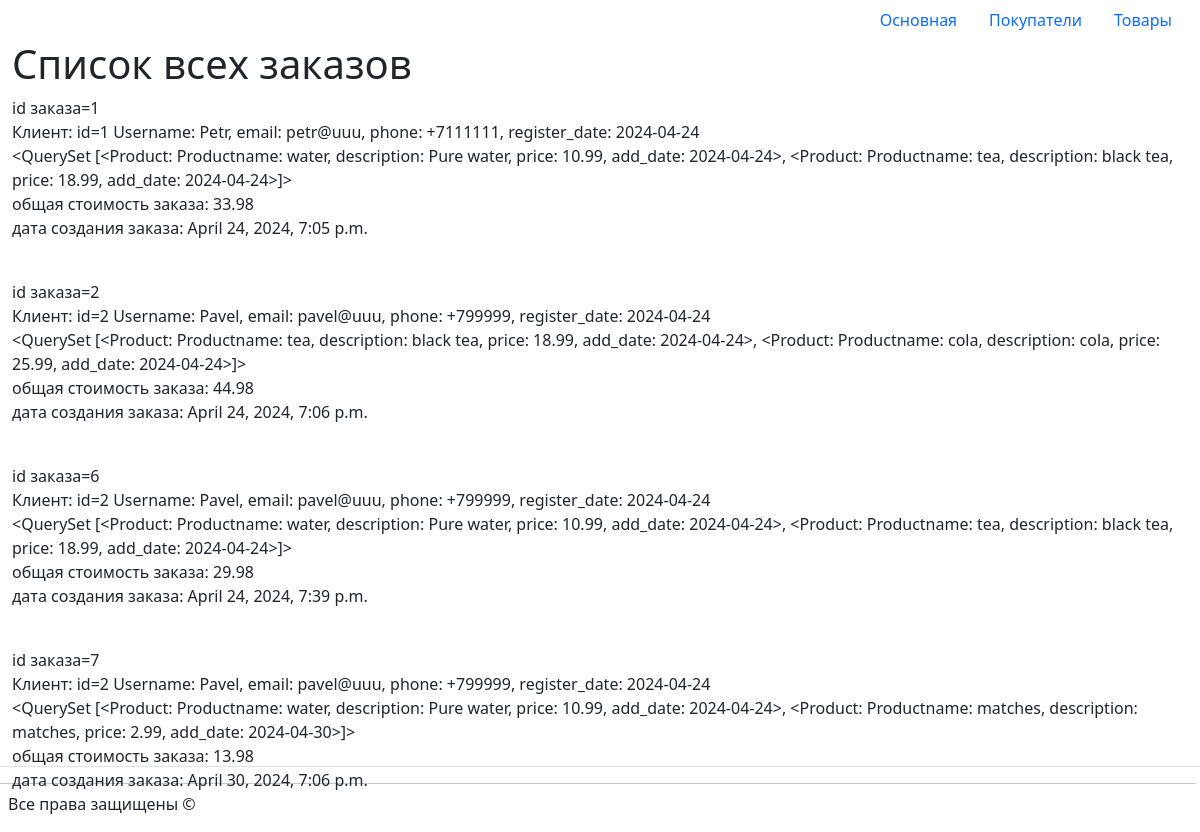
Screenshot of /orders/ with the database file from the repository.
### marketapp/models.py (models this page shows, shortened)
class Order(models.Model):
    customer = models.ForeignKey(User, on_delete=models.CASCADE)
    products = models.ManyToManyField(Product)
    date_ordered = models.DateTimeField(auto_now_add=True)
    total_price = models.DecimalField(max_digits=8, decimal_places=2)

class User(models.Model):
    name = models.CharField(max_length=100)
    email = models.EmailField()
    phone = models.CharField(max_length=20)
    address = models.CharField(max_length=100)
    register_date = models.DateField(auto_now_add=True)
    def __str__(self):
        return f'Username: {self.name}, email: {self.email}, phone: {self.phone}, register_date: {self.register_date}'

class Product(models.Model):
    name = models.CharField(max_length=100)
    description = models.TextField()
    price = models.DecimalField(max_digits=8, decimal_places=2)
    stock = models.DecimalField(max_digits=8, decimal_places=2)
    add_date = models.DateField(auto_now_add=True)
    image_product = models.ImageField(upload_to="images/")
    def __str__(self):
        return f'Productname: {self.name}, description: {self.description}, price: {self.price}, add_date: {self.add_date}'

### marketapp/views.py (the view)
# urls.py: path('orders/', views.orders, name='orders'),                              # вывод всех заказов
def orders(request):
    products_all = []
    orders = Order.objects.all()
    context = {
        'orders': orders
    }
    return render(request, 'marketapp/orders.html', context=context)

### marketapp/templates/marketapp/orders.html (shortened to what this page needs)
{% extends 'marketapp/base.html' %}
{% block content %}
<h1>Список всех заказов</h1>
    {% for order in orders %}
        <p>
            id заказа={{ order.id }} <br>
            Клиент: id={{order.customer.id}} {{ order.customer }} <br>
            {{ order.products.all }}
            <br> общая стоимость заказа: {{ order.total_price }} <br>
            дата создания заказа: {{ order.date_ordered }} <br>
        </p>
        <br>
    {% endfor %}
{% endblock %}

### marketapp/templates/marketapp/base.html (shortened to what this page needs)
<!doctype html>
<html lang="ru">
<head>
<link rel="stylesheet" href="/static/css/bootstrap.min.css">
</head>
<body>
<div class="container-fluid">
<ul class="nav nav-pills justify-content-end align-items-end">
<li class="nav-item"><a href="/" class="nav-link">Основная</a></li>
<li class="nav-item"><a href="/users/" class="nav-link">Покупатели</a></li>
<li class="nav-item"><a href="/products/" class="nav-link">Товары</a></li>
</ul>
{% block content %}{% endblock %}
<div class="row fixed-bottom modal-footer">
<hr>
<p>Все права защищены &copy;</p>
</div>
</div>
</body>
</html>

### rows the page displays
Order: id "1", customer.id "1", customer "Username: Petr, email: petr@uuu, phone: +7111111, register_date: 2024-04-24", products.all "<QuerySet [<Product: Productname: water, description: Pure water, price: 10.99, add_date: 2024-04-24>, <Product: Productname: tea, description: black tea, price: 18.99, add_date: 2024-04-24>]>", total_price "33.98", date_ordered "April 24, 2024, 7:05 p.m."
Order: id "2", customer.id "2", customer "Username: Pavel, email: pavel@uuu, phone: +799999, register_date: 2024-04-24", products.all "<QuerySet [<Product: Productname: tea, description: black tea, price: 18.99, add_date: 2024-04-24>, <Product: Productname: cola, description: cola, price: 25.99, add_date: 2024-04-24>]>", total_price "44.98", date_ordered "April 24, 2024, 7:06 p.m."
Order: id "6", customer.id "2", customer "Username: Pavel, email: pavel@uuu, phone: +799999, register_date: 2024-04-24", products.all "<QuerySet [<Product: Productname: water, description: Pure water, price: 10.99, add_date: 2024-04-24>, <Product: Productname: tea, description: black tea, price: 18.99, add_date: 2024-04-24>]>", total_price "29.98", date_ordered "April 24, 2024, 7:39 p.m."
Order: id "7", customer.id "2", customer "Username: Pavel, email: pavel@uuu, phone: +799999, register_date: 2024-04-24", products.all "<QuerySet [<Product: Productname: water, description: Pure water, price: 10.99, add_date: 2024-04-24>, <Product: Productname: matches, description: matches, price: 2.99, add_date: 2024-04-30>]>", total_price "13.98", date_ordered "April 30, 2024, 7:06 p.m."
